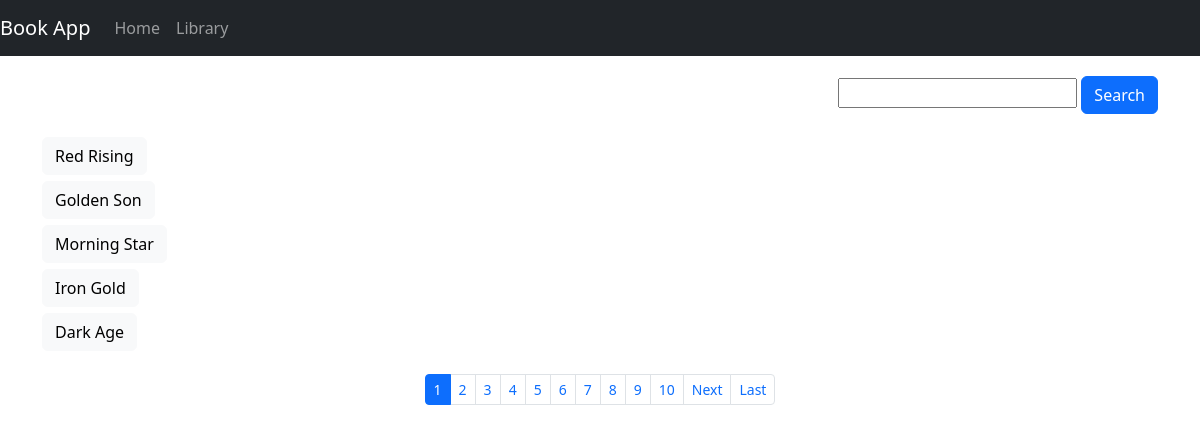
The page /books/ on the database its author committed.
### books/models.py (models this page shows, shortened)
class BookData(models.Model):
    name = models.CharField(max_length=200)
    author = models.CharField(max_length=200, default='unknown')
    description = models.TextField()
    rating = models.FloatField()
    category = models.CharField(max_length=30)
    image = models.ImageField(upload_to='images', default='images/none/noimg.jpg')

### books/views.py (the view)
# urls.py: path('books/', views.book_list, name='library'),
def book_list(request):
    book_object = BookData.objects.all()
    book_name = request.GET.get('book_name')
    if book_name != '' and book_name is not None:
        book_object = book_object.filter(name__icontains=book_name)
    paginator = Paginator(book_object, 5)
    page = request.GET.get('page')
    book_object = paginator.get_page(page)
    return render(request, 'books/book_list.html', {'book_object': book_object})

### books/templates/books/book_list.html (shortened to what this page needs)
{% extends 'books/base.html' %}
{% block body %}
<div class="container">
    <div class="search-container">
        <form action="" method="GET" >
            <input type="search" name="book_name">
            <button type="submit" class="btn btn-primary">Search</button>
        </form>
    </div>
    <div>
        {% for book in book_object %}
            <a type="button" class="btn btn-light" href="{% url 'detail' book.id %}" style="margin: 3px 0">{{ book.name }}</a>
            <br>
        {% endfor %}
    </div>
    <ul class="pagination pagination-sm justify-content-center" style="margin: 20px 0">
        {% for page_number in book_object.paginator.page_range %}
            {% if book_object.number == page_number %}
                <li class="page-item active"><span class="page-link">{{ page_number }}</span></li>
            {% else %}
                <li class="page-item"><a class="page-link" href="?page={{ page_number }}">{{ page_number }}</a></li>
            {% endif %}
        {% endfor %}
        {% if book_object.has_next %}
            <li class="page-item"><a class="page-link" href="?page= {{ book_object.next_page_number }}">Next</a></li>
            <li class="page-item"><a class="page-link" href="?page={{ book_object.paginator.num_pages }}">Last</a></li>
        {% endif %}
    </ul>
</div>
{% endblock %}

### books/static/css/style.css (style rules this page uses)
.search-container { display:flex; align-items: center; justify-content: flex-end; margin: 20px 0; }

### rows shown on the page
BookData: name "Red Rising"
BookData: name "Golden Son"
BookData: name "Morning Star"
BookData: name "Iron Gold"
BookData: name "Dark Age"

### other values the page prints
{{ page_number }} "1"
{{ page_number }} "2" "3" "4" "5" "6" "7" "8" "9" "10"
